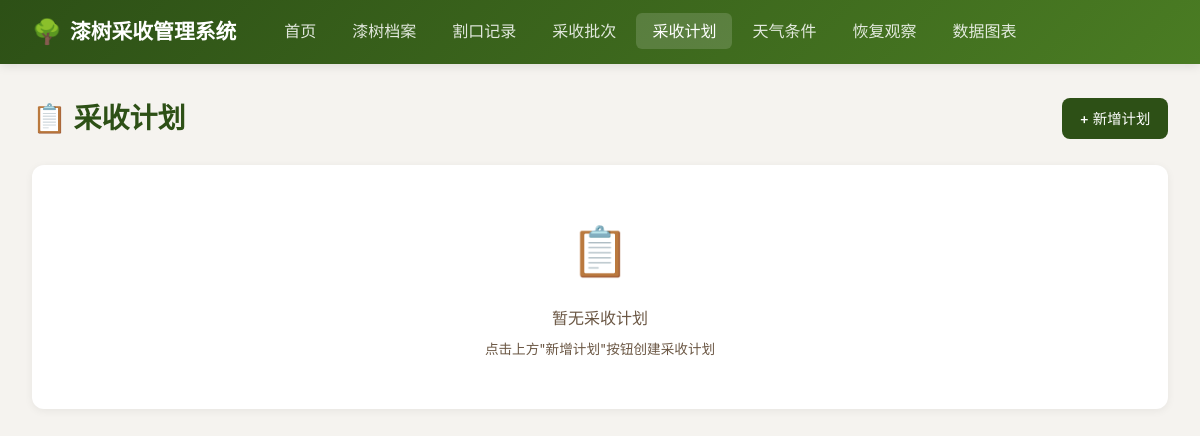
The app's page /plans, older data.
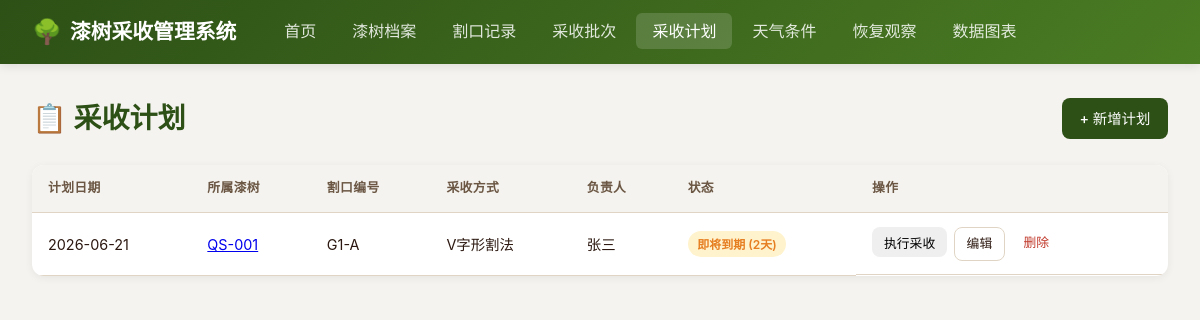
The same page, newer data.
### models.py (models this page shows)
class HarvestPlan(Base):
    __tablename__ = "harvest_plans"
    id = Column(Integer, primary_key=True, index=True)
    tree_id = Column(Integer, ForeignKey("lacquer_trees.id"), nullable=False)
    incision_id = Column(Integer, ForeignKey("incisions.id"), nullable=False)
    plan_date = Column(Date, nullable=False)
    harvest_method = Column(String(50), nullable=False)
    person_in_charge = Column(String(50))
    status = Column(String(20), default="待执行")
    actual_harvest_id = Column(Integer, ForeignKey("harvest_batches.id"))
    remarks = Column(Text)
    created_at = Column(DateTime(timezone=True), server_default=func.now())
    tree = relationship("LacquerTree")
    incision = relationship("Incision")
    actual_harvest = relationship("HarvestBatch")

class LacquerTree(Base):
    __tablename__ = "lacquer_trees"
    id = Column(Integer, primary_key=True, index=True)
    tree_code = Column(String(50), unique=True, nullable=False, index=True)
    species = Column(String(100))
    age = Column(Integer)
    location = Column(String(200))
    altitude = Column(Float)
    soil_type = Column(String(100))
    planting_date = Column(Date)
    status = Column(String(20), default="正常")
    remarks = Column(Text)
    created_at = Column(DateTime(timezone=True), server_default=func.now())
    incisions = relationship("Incision", back_populates="tree", cascade="all, delete-orphan")
    observations = relationship("RecoveryObservation", back_populates="tree", cascade="all, delete-orphan")

class Incision(Base):
    __tablename__ = "incisions"
    id = Column(Integer, primary_key=True, index=True)
    tree_id = Column(Integer, ForeignKey("lacquer_trees.id"), nullable=False)
    incision_code = Column(String(50), nullable=False)
    position = Column(String(100), nullable=False)
    height = Column(Float)
    method = Column(String(50), nullable=False)
    incision_date = Column(Date, nullable=False)
    recovery_days = Column(Integer, default=7)
    total_harvests = Column(Integer, default=0)
    total_yield = Column(Float, default=0.0)
    avg_yield = Column(Float, default=0.0)
    status = Column(String(20), default="活跃")
    remarks = Column(Text)
    tree = relationship("LacquerTree", back_populates="incisions")
    harvests = relationship("HarvestBatch", back_populates="incision", cascade="all, delete-orphan")

### main.py (the view)
@app.get("/plans", response_class=HTMLResponse)
async def list_plans(request: Request, db: Session = Depends(get_db)):
    recalculate_all_reminders(db)
    plans = db.query(models.HarvestPlan).order_by(models.HarvestPlan.plan_date.desc()).all()
    today = date.today()
    return templates.TemplateResponse("plans/list.html", {"request": request, "plans": plans, "today": today})

### templates/plans/list.html (shortened to what this page needs)
{% extends "base.html" %}
{% block content %}
<div class="page-header">
  <h1 class="page-title">📋 采收计划</h1>
  <a href="/plans/new" class="btn btn-primary">+ 新增计划</a>
</div>
<div class="card">
  <div class="card-body" style="padding: 0;">
    {% if plans %}
    <table>
      <thead>
        <tr>
          <th>计划日期</th>
          <th>所属漆树</th>
          <th>割口编号</th>
          <th>采收方式</th>
          <th>负责人</th>
          <th>状态</th>
          <th>操作</th>
        </tr>
      </thead>
      <tbody>
        {% for p in plans %}
        <tr>
          <td>{{ p.plan_date.strftime('%Y-%m-%d') }}</td>
          <td><a href="/trees/{{ p.tree.id }}">{{ p.tree.tree_code }}</a></td>
          <td>{{ p.incision.incision_code }}</td>
          <td>{{ p.harvest_method }}</td>
          <td>{{ p.person_in_charge or '-' }}</td>
          <td>
            {% if p.status == '待执行' %}
              {% set days_left = (p.plan_date - today).days %}
              {% if days_left < 0 %}
                <span class="badge badge-danger">已过期</span>
              {% elif days_left <= 3 %}
                <span class="badge badge-warning">即将到期 ({{ days_left }}天)</span>
              {% else %}
                <span class="badge badge-info">待执行 ({{ days_left }}天)</span>
              {% endif %}
            {% elif p.status == '执行中' %}
              <span class="badge badge-warning">执行中</span>
            {% elif p.status == '已执行' %}
              <span class="badge badge-success">{{ p.status }}</span>
            {% elif p.status == '已过期' %}
              <span class="badge badge-danger">{{ p.status }}</span>
            {% else %}
              <span class="badge badge-secondary">{{ p.status }}</span>
            {% endif %}
          </td>
          <td class="action-col">
            {% if p.status == '待执行' %}
            <form method="POST" action="/plans/{{ p.id }}/execute" class="inline-form">
              <button type="submit" class="btn btn-success btn-sm">执行采收</button>
            </form>
            {% elif p.status == '执行中' %}
            <a href="/harvests/new?plan_id={{ p.id }}" class="btn btn-primary btn-sm">继续录入</a>
            {% endif %}
            <a href="/plans/{{ p.id }}/edit" class="btn btn-outline btn-sm">编辑</a>
            <form method="POST" action="/plans/{{ p.id }}/delete" class="inline-form" onsubmit="return confirm('确定要删除该采收计划吗？');">
              <button type="submit" class="delete-btn">删除</button>
            </form>
          </td>
        </tr>
        {% endfor %}
      </tbody>
    </table>
    {% else %}
    <div class="empty-state">
      <div class="icon">📋</div>
      <div>暂无采收计划</div>
      <div style="margin-top: 0.5rem; font-size: 0.85rem;">点击上方"新增计划"按钮创建采收计划</div>
    </div>
    {% endif %}
  </div>
</div>
{% endblock %}

### templates/base.html (shortened to what this page needs)
<!DOCTYPE html>
<html lang="zh-CN">
<head>
  <link rel="stylesheet" href="/static/css/style.css">
</head>
<body>
  <nav class="navbar">
    <div class="navbar-inner">
      <a href="/" class="navbar-brand">
        <span>🌳</span>
        漆树采收管理系统
      </a>
      <ul class="navbar-nav">
        <li><a href="/" class="{% if request.url.path == '/' %}active{% endif %}">首页</a></li>
        <li><a href="/trees" class="{% if '/trees' in request.url.path and '/trees/' not in request.url.path %}active{% endif %}">漆树档案</a></li>
        <li><a href="/incisions" class="{% if '/incisions' in request.url.path %}active{% endif %}">割口记录</a></li>
        <li><a href="/harvests" class="{% if '/harvests' in request.url.path %}active{% endif %}">采收批次</a></li>
        <li><a href="/plans" class="{% if '/plans' in request.url.path %}active{% endif %}">采收计划</a></li>
        <li><a href="/weather" class="{% if '/weather' in request.url.path %}active{% endif %}">天气条件</a></li>
        <li><a href="/observations" class="{% if '/observations' in request.url.path %}active{% endif %}">恢复观察</a></li>
        <li><a href="/charts" class="{% if '/charts' in request.url.path %}active{% endif %}">数据图表</a></li>
      </ul>
    </div>
  </nav>
  <div class="container">
    {% block content %}{% endblock %}
  </div>
</body>
</html>

### static/css/style.css (style rules this page uses)
:root { --primary: #2d5016; --primary-light: #4a7c23; --secondary: #8b4513; --accent: #d4a574; --bg: #f5f3ef; --card: #ffffff; --text: #2c1810; --text-light: #6b5744; --border: #e0d5c5; --danger: #c0392b; --warning: #e67e22; --success: #27ae60; --info: #2980b9; }
* { margin: 0; padding: 0; box-sizing: border-box; }
body { font-family: -apple-system, BlinkMacSystemFont, "Segoe UI", "PingFang SC", "Microsoft YaHei", sans-serif; background: var(--bg); color: var(--text); line-height: 1.6; }
.navbar { background: linear-gradient(135deg, var(--primary), var(--primary-light)); padding: 0 2rem; box-shadow: 0 2px 10px rgba(0,0,0,0.1); position: sticky; top: 0; z-index: 100; }
.navbar-inner { max-width: 1400px; margin: 0 auto; display: flex; align-items: center; height: 64px; gap: 2rem; }
.navbar-brand { color: #fff; font-size: 1.3rem; font-weight: 700; text-decoration: none; display: flex; align-items: center; gap: 0.5rem; }
.navbar-brand span { font-size: 1.5rem; }
.navbar-nav { display: flex; list-style: none; gap: 0.25rem; flex: 1; }
.navbar-nav a { color: rgba(255,255,255,0.85); text-decoration: none; padding: 0.5rem 1rem; border-radius: 6px; font-weight: 500; transition: all 0.2s; }
.navbar-nav a:hover, .navbar-nav a.active { background: rgba(255,255,255,0.15); color: #fff; }
.container { max-width: 1400px; margin: 2rem auto; padding: 0 2rem; }
.page-header { display: flex; justify-content: space-between; align-items: center; margin-bottom: 1.5rem; flex-wrap: wrap; gap: 1rem; }
.page-title { font-size: 1.75rem; font-weight: 700; color: var(--primary); }
.card { background: var(--card); border-radius: 12px; box-shadow: 0 2px 8px rgba(0,0,0,0.06); margin-bottom: 1.5rem; overflow: hidden; }
.card-body { padding: 1.5rem; }
.btn { display: inline-flex; align-items: center; gap: 0.4rem; padding: 0.55rem 1.1rem; border: none; border-radius: 8px; font-size: 0.9rem; font-weight: 500; cursor: pointer; text-decoration: none; transition: all 0.2s; white-space: nowrap; }
.btn-primary { background: var(--primary); color: #fff; }
.btn-outline { background: transparent; border: 1px solid var(--border); color: var(--text); }
.btn-sm { padding: 0.35rem 0.75rem; font-size: 0.8rem; }
table { width: 100%; border-collapse: collapse; font-size: 0.9rem; }
th, td { padding: 0.85rem 1rem; text-align: left; border-bottom: 1px solid var(--border); }
th { background: var(--bg); font-weight: 600; color: var(--text-light); font-size: 0.8rem; text-transform: uppercase; letter-spacing: 0.03em; }
.badge { display: inline-block; padding: 0.2rem 0.6rem; border-radius: 999px; font-size: 0.75rem; font-weight: 600; }
.badge-warning { background: #fff3cd; color: var(--warning); }
.action-col { display: flex; gap: 0.4rem; flex-wrap: wrap; }
.inline-form { display: inline; }
.delete-btn { background: none; border: none; color: var(--danger); cursor: pointer; font: inherit; padding: 0.35rem 0.75rem; border-radius: 8px; font-size: 0.8rem; font-weight: 500; display: inline-flex; align-items: center; gap: 0.4rem; }

Row changes from the older to the newer data that the page shows:
added HarvestPlan: plan_date "2026-06-21", tree.tree_code "QS-001", incision.incision_code "G1-A", harvest_method "V字形割法", person_in_charge "张三", days_left "2"
Text that changed along with them:
text no longer shown: "📋 暂无采收计划 点击上方\"新增计划\"按钮创建采收计划"
text now shown: "计划日期 所属漆树 割口编号 采收方式 负责人 状态 操作"
